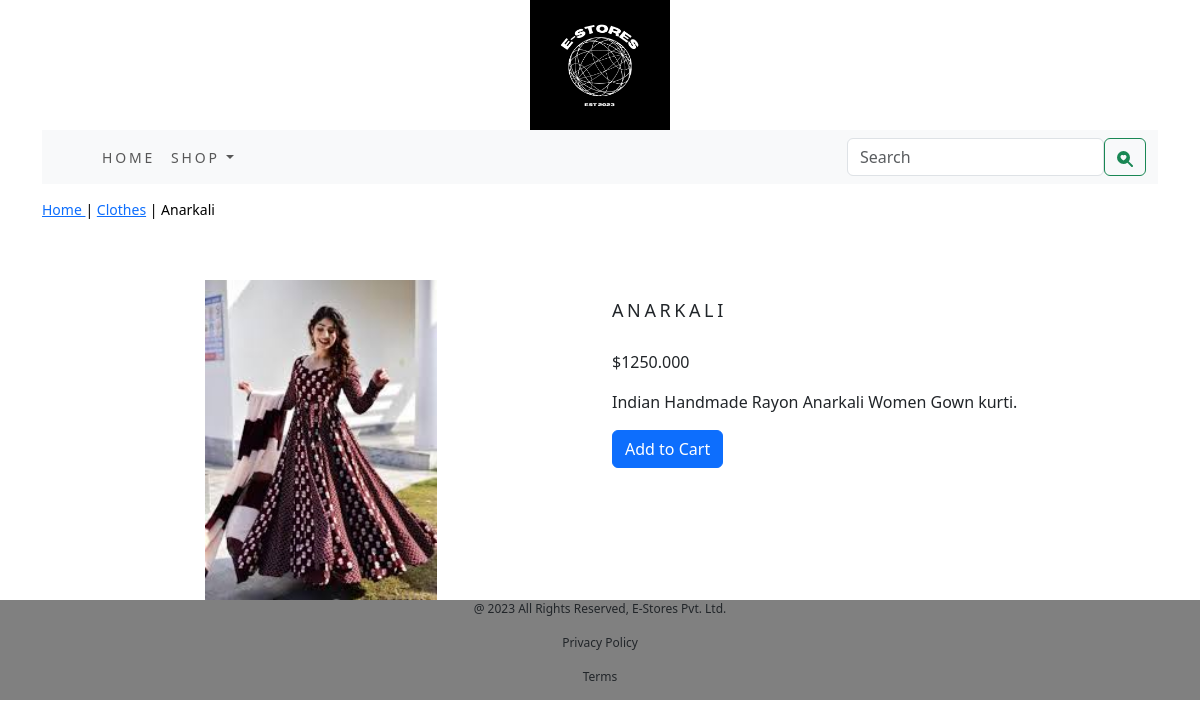
Page /Ecomapp/clothes/anarkali/ on the committed database.
### Ecomapp/models.py (models this page shows, shortened)
class Products(models.Model):
    name = models.CharField(max_length=250, unique=True)
    slug = models.SlugField(max_length=250, unique=True)
    desc = models.TextField(blank=True)
    price = models.DecimalField(max_digits=10, decimal_places=3)
    category = models.ForeignKey(Category,on_delete=models.CASCADE)
    image = models.ImageField(upload_to='prodimages',blank=True)
    stock = models.IntegerField()
    avail = models.BooleanField(default=True)
    created = models.DateTimeField(auto_now_add=True)
    updated = models.DateTimeField(auto_now_add=True)
    class Meta:
        ordering = ('name',)
        verbose_name = 'product'
        verbose_name_plural = 'products'

class Category(models.Model):
    name = models.CharField(max_length=250,unique=True)
    slug = models.SlugField(max_length=500, unique=True)
    desc = models.TextField(blank=True)
    image = models.ImageField(upload_to='catimages',blank=True)
    class Meta:
        ordering=('name',)
        verbose_name = 'category'
        verbose_name_plural = 'categories'
    def get_url(self):
        return reverse('Ecomapp:productcategory', args=[self.slug])
    def __str__(self):
        return '{}'.format(self.name)

### Ecomapp/views.py (the view)
# urls.py: path('<slug:c_slug>/<slug:p_slug>/', views.productdetails, name='productdetail'),
def productdetails(request,c_slug,p_slug):
    try:
        product = Products.objects.get(category__slug=c_slug,slug=p_slug)
    except Exception as e:
        raise e
    return render(request,'product.html',{'product': product})

### Ecomapp/context_processors.py (called while the page is built)
def menu_links(request):
    links = Category.objects.all()
    return dict(links=links)

### cartapp/context_processors.py (called while the page is built)
def counter(request):
    item_count = 0
    if 'admin' in request.path:
        return {}
    else:
        try:
            cart = Cart.objects.filter(cart_id=_cart_id(request))
            cart_items=Cartitem.objects.all().filter(cart=cart[:1])
            for cart_item in cart_items:
                item_count += cart_item.quantity
        except Cart.DoesNotExist:
            item_count = 0
    return dict(item_count=item_count)

### cartapp/views.py (called while the page is built)
def _cart_id(request):
    cart = request.session.session_key
    if not cart:
        cart = request.session.create()
    return cart

### templates/product.html (shortened to what this page needs)
{% extends 'base.html' %}
{% load static %}
{% block content %}
<div class="row productrowclass">
    <div class="mx_auto">
        <p><a href="{% url 'Ecomapp:productcat' %}"> Home  </a>   |  <a href="{{product.category.get_url}}">   {{product.category}}</a> | {{product.name}}</p>
    </div>
</div>
<div class="container">
<br>
<div class="row">
    <div class="col-12 col-sm-12 col-md-12 col-lg-6 text-center">
        <div style="min-width:12rem">
            <img class="my-image" src="{{product.image.url}}" alt="{{product.name}}">
        </div>
    </div>
        <div class="col-12 col-sm-12 col-md-12 col-lg-6">
            <div>
            <h1 class="myproduct">{{product.name}}</h1>
            <p>${{product.price}}</p>
            <p class="text-justify myproductdesc">{{product.desc}}</p>
            {% if product.stock <= 0 %}
            <p class="text-justify myproduct"><b>Out of Stock</b></p>
            {% else %}
            <a class="btn btn-primary" href="{% url 'cartapp:add_cart' product.id %}">Add to Cart</a>
            {% endif %}
        </div>
    </div>
</div>
</div>
{% endblock %}

### static/css/custom.css (style rules this page uses)
.my-image { height:320px; }
.productrowclass { padding-top:15px; padding-bottom:20px; }
.productrowclass .mx_auto { color:#000; font-size:14px; text-decoration:none; }
.myproduct { font-size:18px; text-transform:uppercase; letter-spacing:.2em; padding-top:20px; padding-bottom:20px; }
.myproductdesc { padding-right:10px; }

### rows in the picture
Products: category "Clothes", name "Anarkali", image (picture), name "ANARKALI", price "1250.000", desc "Indian Handmade Rayon Anarkali Women Gown kurti."
